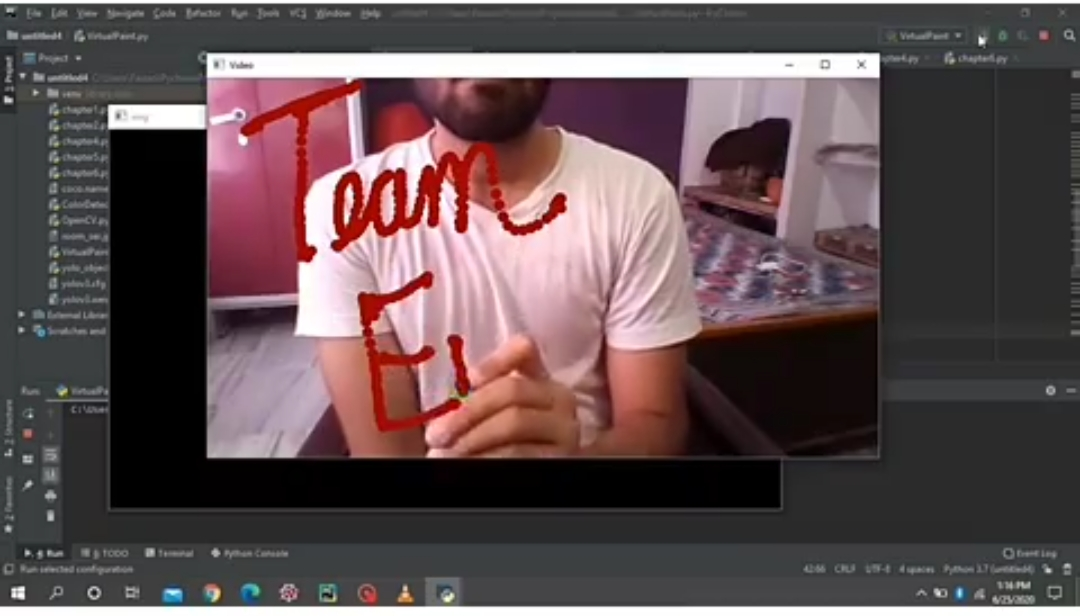
#> input picture zz.jpeg, 1080 x 616 px, given in place of the camera
$ python ColorDetector.py
#> lines starting #> are read from the running program, lines starting #| are printed output that depends on the picture; after the words box and inside, x2 and y2 are one past the last pixel; in counts of white or black regions, pixels touching at a corner belong together
import cv2
import numpy as np
cap=cv2.VideoCapture(0, cv2.CAP_DSHOW)
cap.set(3,400)
cap.set(4,400)
cap.set(10,150)


def empty(a):
    pass

cv2.namedWindow("HSV")
cv2.resizeWindow("HSV",640,240)
cv2.createTrackbar("Hue Min","HSV",37,179,empty)
cv2.createTrackbar("Hue Max","HSV",179,179,empty)
cv2.createTrackbar("Saturation Min","HSV",135,255,empty)
cv2.createTrackbar("Saturation Max","HSV",255,255,empty)
cv2.createTrackbar("Val Min","HSV",140,255,empty)
cv2.createTrackbar("Val Max","HSV",255,255,empty)

while True:

    _,img=cap.read()
#> img is the input picture: shape (616, 1080, 3); mean B, G, R 80.9, 78.5, 95.4
    imgHSV = cv2.cvtColor(img, cv2.COLOR_BGR2HSV)
#> imgHSV: shape (616, 1080, 3); mean H, S, V 78.4, 48.9, 96.7
    h_min =  cv2.getTrackbarPos("Hue Min","HSV")
    h_max = cv2.getTrackbarPos("Hue Max", "HSV")
    s_min = cv2.getTrackbarPos("Saturation Min", "HSV")
    s_max = cv2.getTrackbarPos("Saturation Max", "HSV")
    v_min = cv2.getTrackbarPos("Val Min", "HSV")
    v_max = cv2.getTrackbarPos("Val Max", "HSV")
    print(h_min,h_max,s_min,s_max,v_min,v_max)


    lower=np.array([h_min,s_min,v_min])
    upper=np.array([h_max,s_max,v_max])
    mask=cv2.inRange(imgHSV,lower,upper)
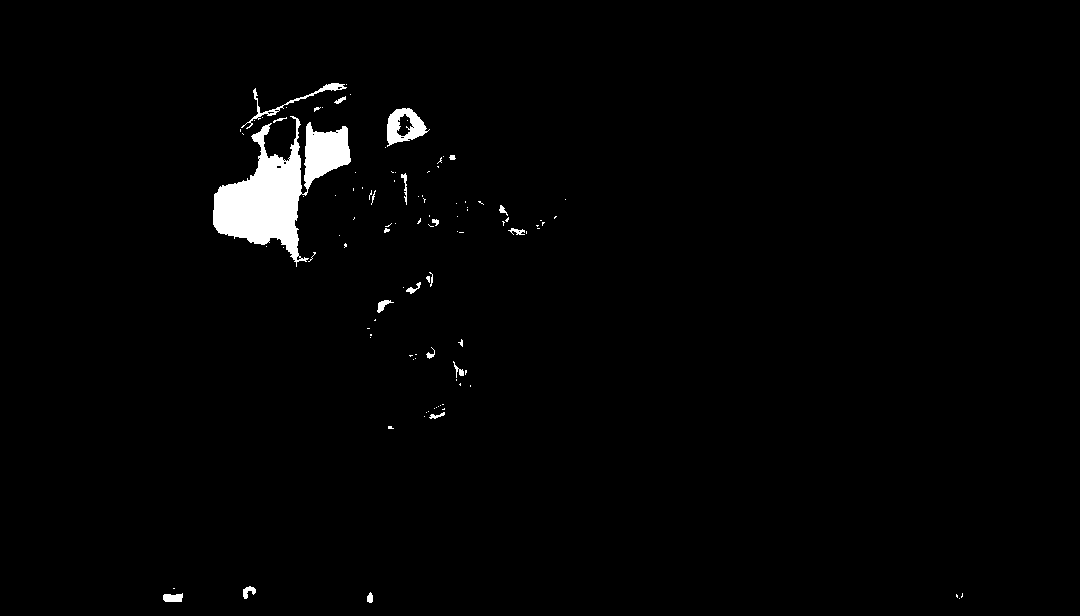
#> mask: shape (616, 1080); 1.7% white; 105 white regions (84 under 20 px), largest, box (x1, y1, x2, y2) and area: (213, 116, 351, 267) 8511, (387, 108, 430, 147) 859, (241, 83, 347, 129) 438

    result=cv2.bitwise_and(img,img,mask=mask)
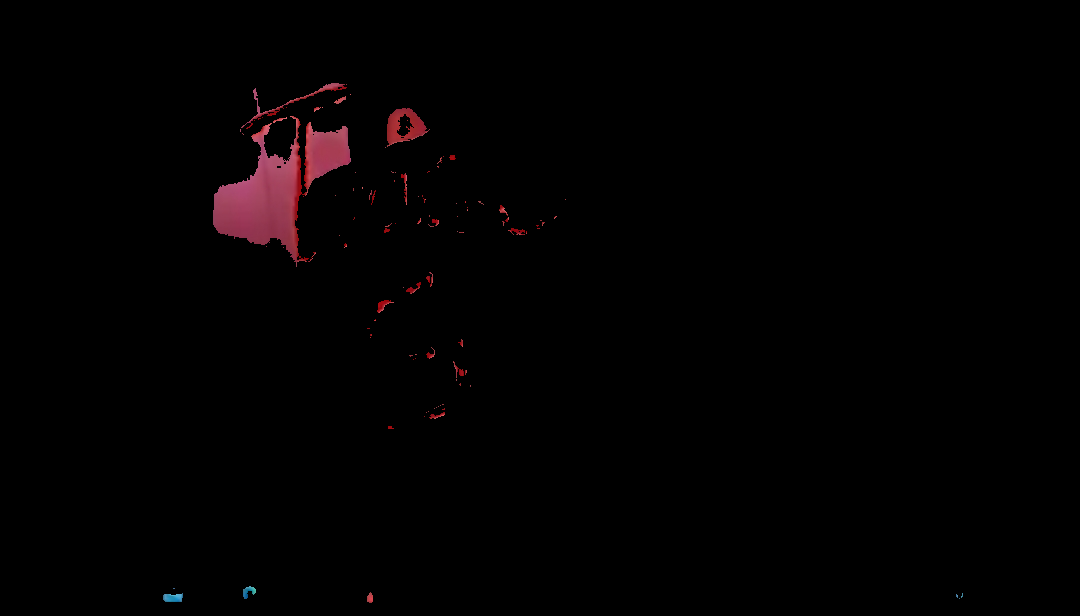
#> result: shape (616, 1080, 3); mean B, G, R 1.4, 1, 2.7
    mask=cv2.cvtColor(mask,cv2.COLOR_GRAY2BGR)

    hStack=np.hstack([img,mask,result])
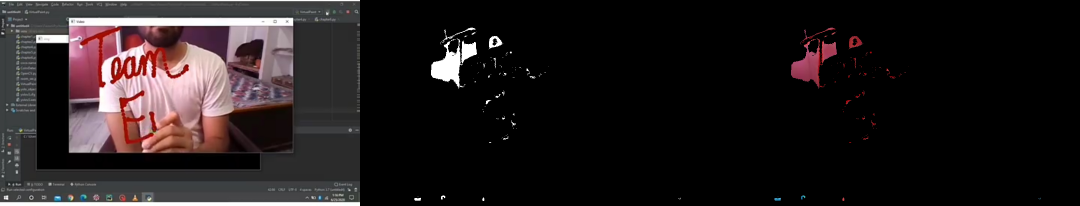
#> hStack: shape (616, 3240, 3) (shown at 1/3 size); mean B, G, R 28.8, 27.9, 34.1
    cv2.imshow("stacked",hStack)

    if cv2.waitKey(1)& 0xFF==ord('q'):
#> (key q is pressed here)
        break

cap.release()
cv2.destroyAllWindows()
